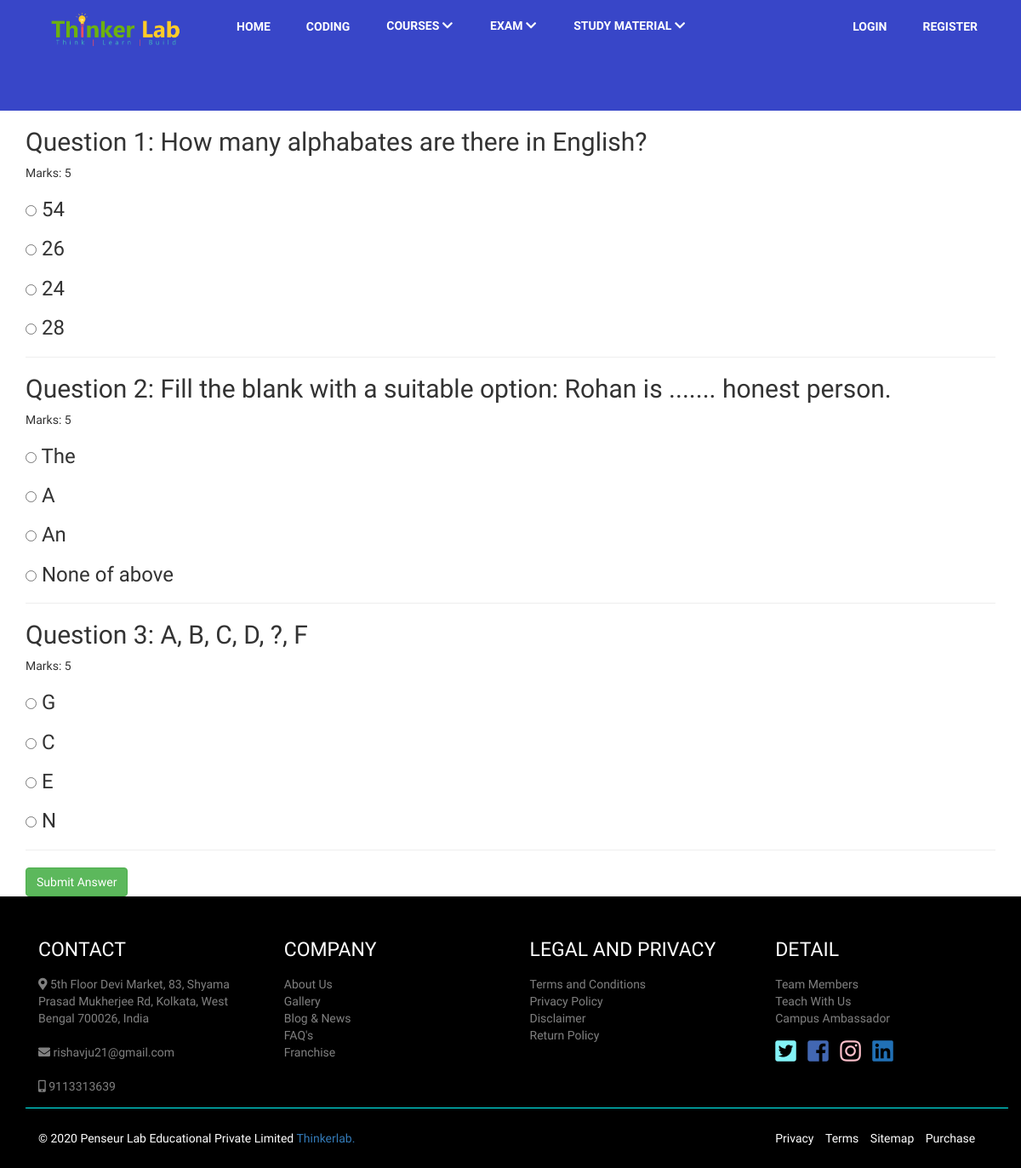
Page /test/1/ on the committed database.
### quiz/models.py (models this page shows, shortened)
class Question(models.Model):
    quiz_name = models.ForeignKey(Quiz, on_delete=models.CASCADE)
    question_title = models.TextField()
    option1 = models.TextField()
    option2 = models.TextField()
    option3 = models.TextField()
    option4 = models.TextField()
    correct_ans = models.TextField()
    max_marks = models.IntegerField()

### quiz/views.py (the view, shortened to what this page needs)
# urls.py: path('test/<int:id>/', test, name='test'),
def test(request, id):
    quiz = Quiz.objects.get(id=id)
    questions = Question.objects.filter(quiz_name=quiz).order_by('id')
    paginator = Paginator(questions, 1)
    page_number = request.GET.get('page')
    page_obj = paginator.get_page(page_number)
    context = {}
    context['questions'] = questions
    context['page_obj'] = page_obj
    return render(request, 'quiz.html', context)

### templates/quiz.html (shortened to what this page needs)
{% extends 'base.html' %}
{% load static %}
{% load bootstrap4 %}
{% block content %}
<div class="container">
    <form action="" method="POST">
        {% for question in questions %}
        <h2>Question {{ forloop.counter }}: {{ question.question_title }} </h2> Marks: {{ question.max_marks }}
        <h3><input type="radio" name="{{ question.question_title }}" value="{{ question.option1 }}"> {{ question.option1 }} </h3>
        <h3><input type="radio" name="{{ question.question_title }}" value="{{ question.option2 }}"> {{ question.option2 }} </h3>
        <h3><input type="radio" name="{{ question.question_title }}" value="{{ question.option3 }}"> {{ question.option3 }} </h3>
        <h3><input type="radio" name="{{ question.question_title }}" value="{{ question.option4 }}"> {{ question.option4 }} </h3>
        <hr>
        {% endfor %}
        {% buttons %}
        <button id="submit-button" class="btn btn-success">Submit Answer</button>
        {% endbuttons %}
    </form>
</div>
{% endblock %}

### static/css/style.css (style rules this page uses)
* { font-family: 'Josefin Sans'; }
html { scroll-behavior: smooth; }

### rows in the picture
Question: question_title "How many alphabates are there in English?", max_marks "5", option1 "54", option2 "26", option3 "24", option4 "28"
Question: question_title "Fill the blank with a suitable option: Rohan is ....... honest person.", max_marks "5", option1 "The", option2 "A", option3 "An", option4 "None of above"
Question: question_title "A, B, C, D, ?, F", max_marks "5", option1 "G", option2 "C", option3 "E", option4 "N"
